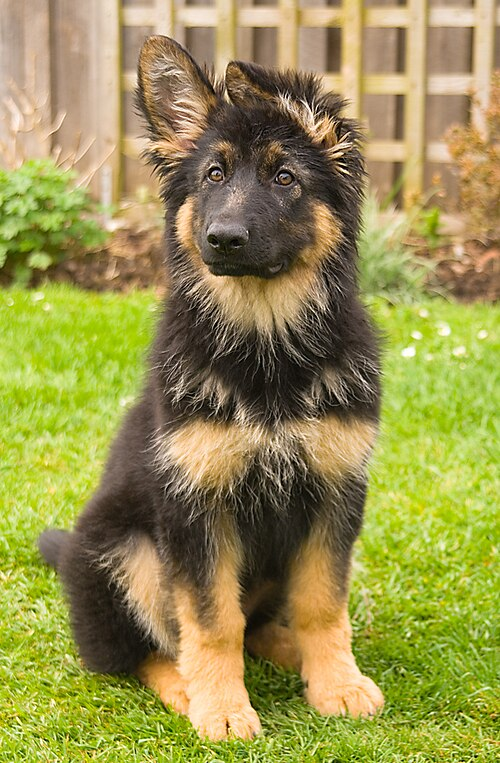
#> input picture ml/image_classification_example1/Kim_at_14_weeks.jpg, 500 x 763 px
$ python hog_features_demo.py
#> lines starting #> are read from the running program, lines starting #| are printed output that depends on the picture
#pip install scikit-image
from skimage.feature import hog
from skimage.io import imread
from skimage.transform import rescale
import matplotlib.pyplot as plt

dog = imread('Kim_at_14_weeks.jpg', as_gray=True)
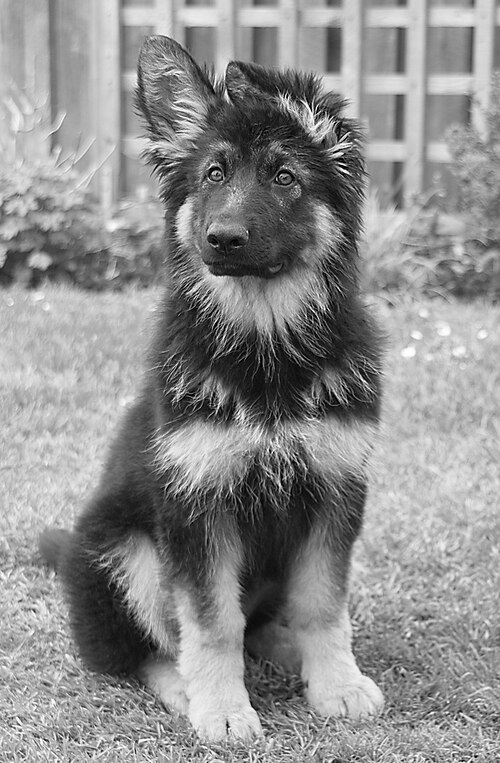
#> dog: shape (763, 500) float64; min 0.000833, max 0.999, mean 0.559
# https://en.wikipedia.org/wiki/German_Shepherd#/media/File:Kim_at_14_weeks.jpg

# scale down the image to one third
dog = rescale(dog, 1 / 3, mode='reflect')
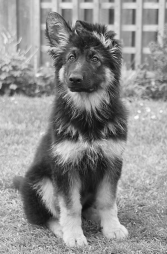
#> dog: shape (254, 167) float64; min 0.0427, max 0.994, mean 0.559
# calculate the hog and return a visual representation.
dog_hog, dog_hog_img = hog(
    dog, pixels_per_cell=(14, 14),
    cells_per_block=(2, 2),
    orientations=9,
    visualize=True,
    block_norm='L2-Hys')
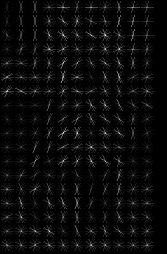
#> dog_hog_img: shape (254, 167) float64; min 0, max 0.154, mean 0.00603; drawn with min black and max white
#> dog_hog = 6120 values, max 0.352 at index 9, min 0.000801 at index 795, mean 0.149

fig, ax = plt.subplots(1, 2)
fig.set_size_inches(8, 6)
# remove ticks and their labels
[a.tick_params(bottom=False, left=False, labelbottom=False, labelleft=False)
 for a in ax]

ax[0].imshow(dog, cmap='gray')
ax[0].set_title('dog')
ax[1].imshow(dog_hog_img, cmap='gray')
ax[1].set_title('hog')
plt.show()
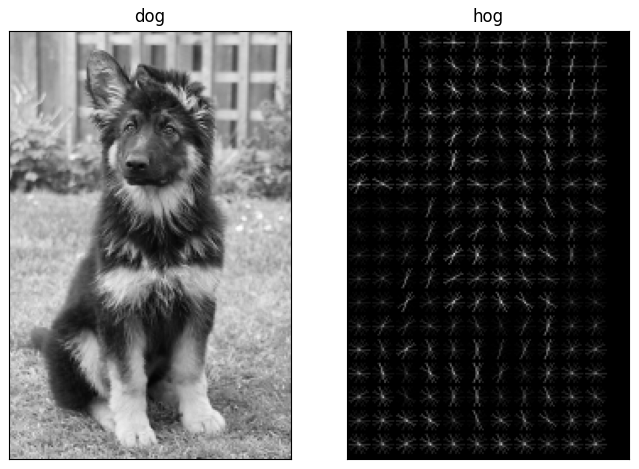
#> figure drawn by matplotlib, 2 panels

print('number of pixels: ', dog.shape[0] * dog.shape[1])
#| number of pixels:  42418
print('number of hog features: ', dog_hog.shape[0])
#| number of hog features:  6120
